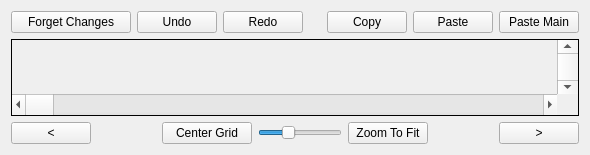
       <widget class="QFrame" name="centralFrame">
        <property name="frameShape">
         <enum>QFrame::NoFrame</enum>
        </property>
        <property name="frameShadow">
         <enum>QFrame::Plain</enum>
        </property>
        <layout class="QVBoxLayout" name="verticalLayout_6">
         <item>
          <layout class="QHBoxLayout" name="horizontalLayout_7">
           <item>
            <widget class="QPushButton" name="glyphForgetButton">
             <property name="minimumSize">
              <size>
               <width>120</width>
               <height>0</height>
              </size>
             </property>
             <property name="toolTip">
              <string>Forget changes to Character Bitmap, Metrics, and Lig / Kerns</string>
             </property>
             <property name="text">
              <string>Forget Changes</string>
             </property>
            </widget>
           </item>
           <item>
            <widget class="ActionButton" name="undoButton">
             <property name="minimumSize">
              <size>
               <width>50</width>
               <height>0</height>
              </size>
             </property>
             <property name="text">
              <string>Undo</string>
             </property>
            </widget>
           </item>
           <item>
            <widget class="ActionButton" name="redoButton">
             <property name="minimumSize">
              <size>
               <width>50</width>
               <height>0</height>
              </size>
             </property>
             <property name="text">
              <string>Redo</string>
             </property>
            </widget>
           </item>
           <item>
            <spacer name="horizontalSpacer_6">
             <property name="orientation">
              <enum>Qt::Horizontal</enum>
             </property>
             <property name="sizeHint" stdset="0">
              <size>
               <width>18</width>
               <height>20</height>
              </size>
             </property>
            </spacer>
           </item>
           <item>
            <widget class="ActionButton" name="copyButton">
             <property name="minimumSize">
              <size>
               <width>50</width>
               <height>0</height>
              </size>
             </property>
             <property name="text">
              <string>Copy</string>
             </property>
            </widget>
           </item>
           <item>
            <widget class="ActionButton" name="pasteButton">
             <property name="minimumSize">
              <size>
               <width>50</width>
               <height>0</height>
              </size>
             </property>
             <property name="text">
              <string>Paste</string>
             </property>
            </widget>
           </item>
           <item>
            <widget class="ActionButton" name="pasteMainButton">
             <property name="minimumSize">
              <size>
               <width>50</width>
               <height>0</height>
              </size>
             </property>
             <property name="text">
              <string>Paste Main</string>
             </property>
            </widget>
           </item>
          </layout>
         </item>
         <item>
          <widget class="QFrame" name="frame">
           <property name="frameShape">
            <enum>QFrame::Panel</enum>
           </property>
           <property name="frameShadow">
            <enum>QFrame::Plain</enum>
           </property>
           <layout class="QVBoxLayout" name="verticalLayout">
            <property name="spacing">
             <number>0</number>
            </property>
            <property name="leftMargin">
             <number>0</number>
            </property>
            <property name="topMargin">
             <number>0</number>
            </property>
            <property name="rightMargin">
             <number>0</number>
            </property>
            <property name="bottomMargin">
             <number>0</number>
            </property>
            <item>
             <layout class="QHBoxLayout" name="horizontalLayout_10">
              <property name="spacing">
               <number>0</number>
              </property>
              <item>
               <widget class="QFrame" name="bitmapFrame">
                <property name="sizePolicy">
                 <sizepolicy hsizetype="Expanding" vsizetype="Expanding">
                  <horstretch>0</horstretch>
                  <verstretch>0</verstretch>
                 </sizepolicy>
                </property>
                <property name="frameShape">
                 <enum>QFrame::NoFrame</enum>
                </property>
                <property name="frameShadow">
                 <enum>QFrame::Plain</enum>
                </property>
                <layout class="QHBoxLayout" name="horizontalLayout_2">
                 <property name="leftMargin">
                  <number>0</number>
                 </property>
                 <property name="topMargin">
                  <number>0</number>
                 </property>
                 <property name="rightMargin">
                  <number>0</number>
                 </property>
                 <property name="bottomMargin">
                  <number>0</number>
                 </property>
                </layout>
               </widget>
              </item>
              <item>
               <widget class="QScrollBar" name="bitmapVerticalScrollBar">
                <property name="minimumSize">
                 <size>
                  <width>21</width>
                  <height>0</height>
                 </size>
                </property>
                <property name="maximumSize">
                 <size>
                  <width>21</width>
                  <height>16777215</height>
                 </size>
                </property>
                <property name="maximum">
                 <number>600</number>
                </property>
                <property name="singleStep">
                 <number>3</number>
                </property>
                <property name="pageStep">
                 <number>30</number>
                </property>
                <property name="value">
                 <number>250</number>
                </property>
                <property name="sliderPosition">
                 <number>250</number>
                </property>
                <property name="orientation">
                 <enum>Qt::Vertical</enum>
                </property>
               </widget>
              </item>
             </layout>
            </item>
            <item>
             <layout class="QHBoxLayout" name="horizontalLayout_11">
              <property name="spacing">
               <number>0</number>
              </property>
              <item>
               <widget class="QScrollBar" name="bitmapHorizontalScrollBar">
                <property name="minimumSize">
                 <size>
                  <width>0</width>
                  <height>21</height>
                 </size>
                </property>
                <property name="maximumSize">
                 <size>
                  <width>16777215</width>
                  <height>21</height>
                 </size>
                </property>
                <property name="maximum">
                 <number>600</number>
                </property>
                <property name="singleStep">
                 <number>3</number>
                </property>
                <property name="pageStep">
                 <number>34</number>
                </property>
                <property name="orientation">
                 <enum>Qt::Horizontal</enum>
                </property>
               </widget>
              </item>
              <item>
               <widget class="QFrame" name="frame_2">
                <property name="minimumSize">
                 <size>
                  <width>21</width>
                  <height>21</height>
                 </size>
                </property>
                <property name="maximumSize">
                 <size>
                  <width>21</width>
                  <height>21</height>
                 </size>
                </property>
                <property name="frameShape">
                 <enum>QFrame::NoFrame</enum>
                </property>
                <property name="frameShadow">
                 <enum>QFrame::Plain</enum>
                </property>
               </widget>
              </item>
             </layout>
            </item>
           </layout>
          </widget>
         </item>
         <item>
          <layout class="QHBoxLayout" name="horizontalLayout">
           <item>
            <widget class="QPushButton" name="leftButton">
             <property name="toolTip">
              <string>Previous character in Face</string>
             </property>
             <property name="text">
              <string> &lt; </string>
             </property>
            </widget>
           </item>
           <item>
            <spacer name="horizontalSpacer">
             <property name="orientation">
              <enum>Qt::Horizontal</enum>
             </property>
             <property name="sizeHint" stdset="0">
              <size>
               <width>40</width>
               <height>20</height>
              </size>
             </property>
            </spacer>
           </item>
           <item>
            <widget class="QPushButton" name="centerGridButton">
             <property name="minimumSize">
              <size>
               <width>90</width>
               <height>0</height>
              </size>
             </property>
             <property name="text">
              <string>Center Grid</string>
             </property>
            </widget>
           </item>
           <item>
            <widget class="QSlider" name="pixelSize">
             <property name="maximumSize">
              <size>
               <width>200</width>
               <height>16777215</height>
              </size>
             </property>
             <property name="minimum">
              <number>10</number>
             </property>
             <property name="maximum">
              <number>40</number>
             </property>
             <property name="value">
              <number>20</number>
             </property>
             <property name="orientation">
              <enum>Qt::Horizontal</enum>
             </property>
            </widget>
           </item>
           <item>
            <widget class="QPushButton" name="zoomToFitButton">
             <property name="toolTip">
              <string>Next character in Face</string>
             </property>
             <property name="text">
              <string>Zoom To Fit</string>
             </property>
            </widget>
           </item>
           <item>
            <spacer name="horizontalSpacer_4">
             <property name="orientation">
              <enum>Qt::Horizontal</enum>
             </property>
             <property name="sizeHint" stdset="0">
              <size>
               <width>40</width>
               <height>20</height>
              </size>
             </property>
            </spacer>
           </item>
           <item>
            <widget class="QPushButton" name="rightButton">
             <property name="toolTip">
              <string>Next character in Face</string>
             </property>
             <property name="text">
              <string> &gt; </string>
             </property>
            </widget>
           </item>
          </layout>
         </item>
        </layout>
       </widget>
